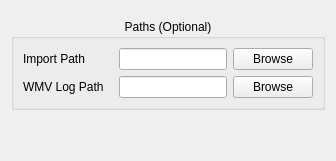
        <widget class="QWidget" name="tab_paths">
         <attribute name="title">
          <string>Paths</string>
         </attribute>
         <layout class="QHBoxLayout" name="horizontalLayout_15">
          <item>
           <layout class="QVBoxLayout" name="verticalLayout_20">
            <property name="topMargin">
             <number>8</number>
            </property>
            <item>
             <widget class="QGroupBox" name="groupBox_2">
              <property name="title">
               <string>Paths (Optional)</string>
              </property>
              <property name="alignment">
               <set>Qt::AlignHCenter|Qt::AlignTop</set>
              </property>
              <layout class="QHBoxLayout" name="horizontalLayout_16">
               <item>
                <layout class="QHBoxLayout" name="horizontalLayout_17">
                 <item>
                  <layout class="QVBoxLayout" name="verticalLayout_21">
                   <item>
                    <layout class="QHBoxLayout" name="horizontalLayout_25"/>
                   </item>
                   <item>
                    <layout class="QHBoxLayout" name="horizontalLayout_36">
                     <item>
                      <widget class="QLabel" name="label_27">
                       <property name="minimumSize">
                        <size>
                         <width>90</width>
                         <height>0</height>
                        </size>
                       </property>
                       <property name="text">
                        <string>Import Path</string>
                       </property>
                      </widget>
                     </item>
                     <item>
                      <widget class="QLineEdit" name="importPathField"/>
                     </item>
                     <item>
                      <widget class="QPushButton" name="importPathField_browse">
                       <property name="text">
                        <string>Browse</string>
                       </property>
                      </widget>
                     </item>
                    </layout>
                   </item>
                   <item>
                    <layout class="QHBoxLayout" name="horizontalLayout_41">
                     <item>
                      <widget class="QLabel" name="label_28">
                       <property name="minimumSize">
                        <size>
                         <width>90</width>
                         <height>0</height>
                        </size>
                       </property>
                       <property name="text">
                        <string>WMV Log Path</string>
                       </property>
                      </widget>
                     </item>
                     <item>
                      <widget class="QLineEdit" name="wmvLogPathField"/>
                     </item>
                     <item>
                      <widget class="QPushButton" name="wmvLogPathField_browse">
                       <property name="text">
                        <string>Browse</string>
                       </property>
                      </widget>
                     </item>
                    </layout>
                   </item>
                  </layout>
                 </item>
                </layout>
               </item>
              </layout>
             </widget>
            </item>
            <item>
             <spacer name="verticalSpacer_5">
              <property name="orientation">
               <enum>Qt::Vertical</enum>
              </property>
              <property name="sizeHint" stdset="0">
               <size>
                <width>20</width>
                <height>40</height>
               </size>
              </property>
             </spacer>
            </item>
           </layout>
          </item>
         </layout>
        </widget>
